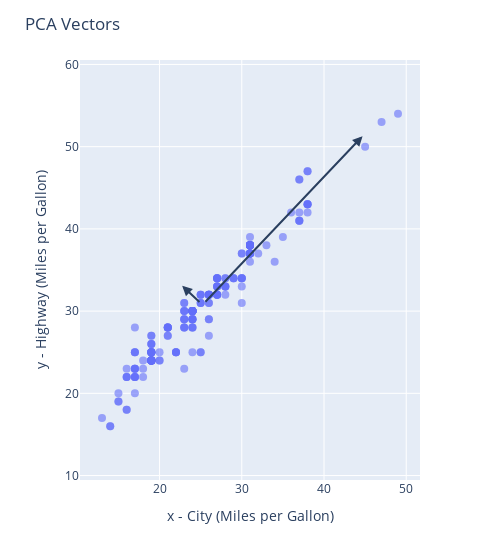

Source (notebook cell):
### Markdown cell above
To understand what the `explained variance` and `components` mean, let's visualize them as vectors over the input data.
- The `components` will define the direction of the vectors 
- The `explained variance` will be used to compute the length of the vector.

### Code cell
fig = px.scatter(data, x='city_mpg', y='highway_mpg', width=500)

# Calculate the PCA vectors and lengths for the annotation
for length, vector in zip(pca.explained_variance_, pca.components_):        
    start = pca.mean_      
    end   = pca.mean_ + 3*vector*np.sqrt(length)                  
    fig.add_annotation(x=end[0], y=end[1], ax=start[0], ay=start[1],   
                       xref="x", yref="y", axref="x", ayref="y",
                       showarrow=True, arrowhead=2, arrowwidth=2)                           
    
# Set the titles and aspect ratio to be the same
fig.update_layout(title="PCA Vectors",
                  xaxis=dict(title='x - City (Miles per Gallon)', scaleanchor="y", scaleratio=1),
                  yaxis=dict(title='y - Highway (Miles per Gallon)', scaleanchor="x", scaleratio=1))

# Update the markers and the opacity to get a more beautiful plot
fig.update_traces(marker=dict(size=8, opacity=0.6))

# Show the figure
fig.show()

### Figure 1 — Plotly figure (JSON) as saved in the notebook; plotly's stock layout.template omitted (floating-point values rounded to 4 significant figures; data arrays with more than 128 entries replaced by an {"elided": "..."} marker saying what was removed)
{"data": [{"hovertemplate": "city_mpg=%{x}<br>highway_mpg=%{y}<extra></extra>", "legendgroup": "", "marker": {"color": "#636efa", "opacity": 0.6, "size": 8, "symbol": "circle"}, "mode": "markers", "name": "", "orientation": "v", "showlegend": false, "type": "scatter", "x": {"elided": "205 int values"}, "xaxis": "x", "y": {"elided": "205 int values"}, "yaxis": "y"}], "layout": {"annotations": [{"arrowhead": 2, "arrowwidth": 2, "ax": 25.22, "axref": "x", "ay": 30.75, "ayref": "y", "showarrow": true, "x": 44.69, "xref": "x", "y": 51.28, "yref": "y"}, {"arrowhead": 2, "arrowwidth": 2, "ax": 25.22, "axref": "x", "ay": 30.75, "ayref": "y", "showarrow": true, "x": 22.75, "xref": "x", "y": 33.1, "yref": "y"}], "legend": {"tracegroupgap": 0}, "margin": {"t": 60}, "title": {"text": "PCA Vectors"}, "width": 500, "xaxis": {"anchor": "y", "domain": [0, 1], "scaleanchor": "y", "scaleratio": 1, "title": {"text": "x - City (Miles per Gallon)"}}, "yaxis": {"anchor": "x", "domain": [0, 1], "scaleanchor": "x", "scaleratio": 1, "title": {"text": "y - Highway (Miles per Gallon)"}}}}
